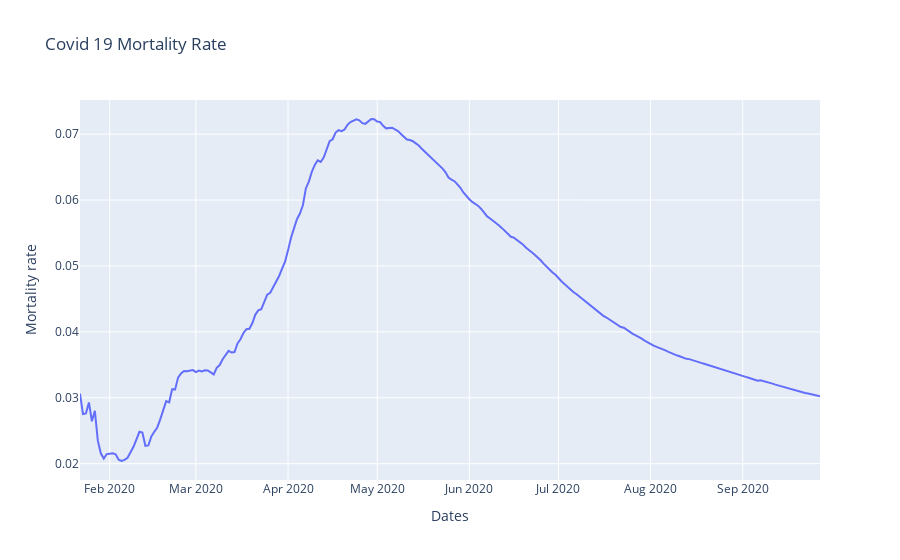

This figure's notebook cell:
### Code cell
#plotting the mortality rate : 
world_total['Mortality rate'] = world_total['Covid related Deaths'] / world_total['Confirmed cases']
fig = px.line( data_frame = world_total,  x = world_total.index, y = 'Mortality rate',
              title ='Covid 19 Mortality Rate' )
fig.show()

### Figure 1 — Plotly figure (JSON) as saved in the notebook; plotly's stock layout.template omitted (floating-point values rounded to 4 significant figures; data arrays with more than 128 entries replaced by an {"elided": "..."} marker saying what was removed)
{"data": [{"hovertemplate": "Dates=%{x}<br>Mortality rate=%{y}<extra></extra>", "legendgroup": "", "line": {"color": "#636efa", "dash": "solid"}, "mode": "lines", "name": "", "orientation": "v", "showlegend": false, "type": "scatter", "x": {"elided": "250 str values"}, "xaxis": "x", "y": {"elided": "250 float values"}, "yaxis": "y"}], "layout": {"legend": {"tracegroupgap": 0}, "title": {"text": "Covid 19 Mortality Rate"}, "xaxis": {"anchor": "y", "domain": [0, 1], "title": {"text": "Dates"}}, "yaxis": {"anchor": "x", "domain": [0, 1], "title": {"text": "Mortality rate"}}}}
